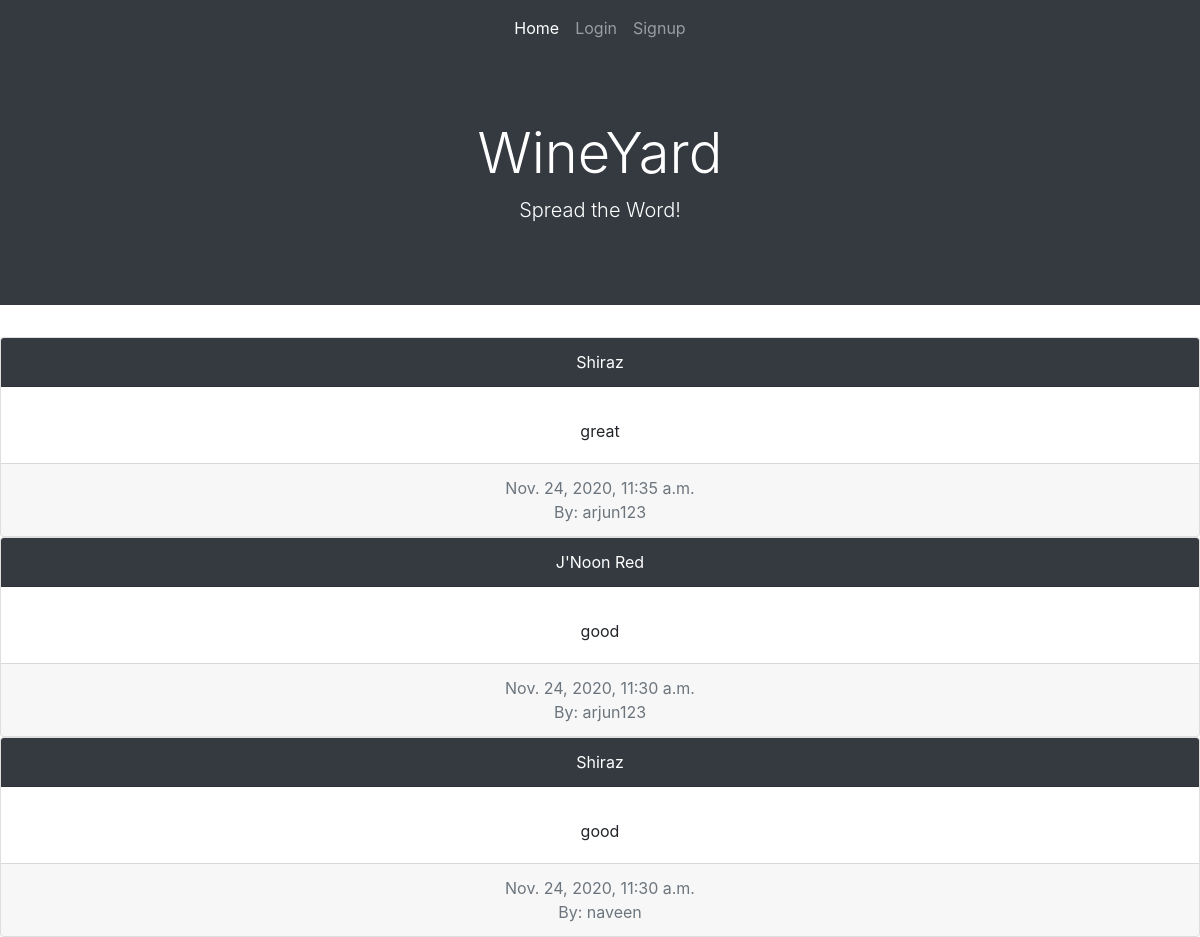
The app's page /reviewlist/ with its own data.
### core/models.py (models this page shows, shortened)
class Review(models.Model):
    user = models.ForeignKey(UserProfile, on_delete=models.CASCADE)
    wine = models.ForeignKey(Wine, on_delete=models.CASCADE)
    review = models.CharField(max_length=500)
    pub_date = models.DateTimeField('date published')

class Wine(models.Model):
    name = models.CharField(max_length=50)
    '''def average_rating(self):
         all_ratings = map(lambda x: x.rating, self.review_set.all())
         return np.mean(all_ratings)'''
    def __str__(self):
        return self.name

class UserProfile(models.Model):
    user = models.ForeignKey(User, on_delete=models.CASCADE)
    name = models.CharField(max_length=30)
    password = models.CharField(max_length=30)
    def __str__(self):
        return self.name

### core/views.py (the view)
# urls.py: path('reviewlist/', views.review_list, name='review_list'),
def review_list(request):
    rlist = Review.objects.order_by('-pub_date')
    return render(request, 'review_list.html', {'rlist': rlist})

### core/templates/review_list.html (shortened to what this page needs)
<!DOCTYPE html>
<html lang="en">
<head>
    <link rel="stylesheet" href="https://cdn.jsdelivr.net/npm/bootstrap@4.5.3/dist/css/bootstrap.min.css">
</head>
<body>
<nav class="navbar navbar-expand-lg navbar-dark bg-dark" >
  <div class="collapse navbar-collapse" id="navbarSupportedContent" align="center">
    <ul class="navbar-nav mr-auto" >
      <li class="nav-item active">
        <a class="nav-link" href="{% url 'home' %}" >Home <span class="sr-only">(current)</span></a>
      </li>
      {% if not user.is_authenticated %}
      <li class="nav-item">
        <a class="nav-link" href="{% url 'log_in' %}">Login</a>
      </li>
      {% endif %}
      {% if not user.is_authenticated %}
      <li class="nav-item">
        <a class="nav-link" href="{% url 'sign_up' %}">Signup</a>
      </li>
      {% endif %}
    </ul>
  </div>
</nav>
<div class="jumbotron jumbotron-fluid  jumbotron bg-dark text-white">
  <div class="container" align="center">
    <h1 class="display-4">WineYard</h1>
    <p class="lead">Spread the Word!</p>
  </div>
</div>
{% for wines in rlist %}
<div class="card text-center">
  <div class="card-header bg-dark text-white">
    {{ wines.wine }}
  </div>
  <div class="card-body">
    <p class="card-text">{{ wines.review }}</p>
  </div>
  <div class="card-footer text-muted">
    {{ wines.pub_date }}<p class="card-text">By: {{ wines.user }}</p>
  </div>
</div>
{% endfor %}
</body>
</html>

### records on screen
Review: wine "Shiraz", review "great", pub_date "Nov. 24, 2020, 11:35 a.m.", user "arjun123"
Review: wine "J'Noon Red", review "good", pub_date "Nov. 24, 2020, 11:30 a.m.", user "arjun123"
Review: wine "Shiraz", review "good", pub_date "Nov. 24, 2020, 11:30 a.m.", user "naveen"
